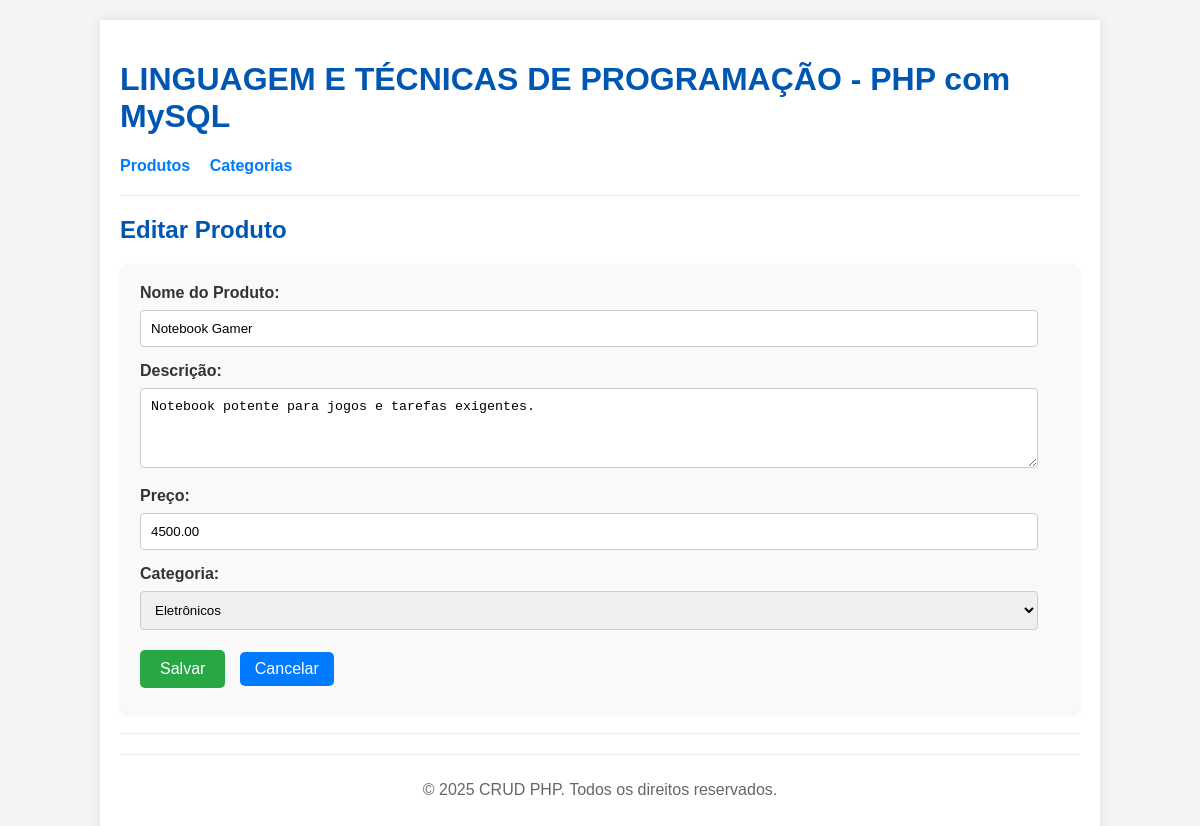
The app's page /public/index.php?page=produtos&action=edit&id=4 with its own data.
### tables this page shows
CREATE TABLE IF NOT EXISTS `produtos` (
    `id` INT(11) NOT NULL AUTO_INCREMENT,
    `nome` VARCHAR(255) NOT NULL,
    `descricao` TEXT,
    `preco` DECIMAL(10, 2) NOT NULL,
    `categoria_id` INT(11) NOT NULL,
    PRIMARY KEY (`id`),
    FOREIGN KEY (`categoria_id`) REFERENCES `categorias`(`id`) ON DELETE CASCADE
);

### controllers/ProdutoController.php (called while the page is built, shortened)
<?php
include_once '../config/database.php';
include_once '../models/Produto.php';
include_once '../models/Categoria.php';
class ProdutoController {
    private $produto;
    private $categoria;
    public function __construct() {
        $database = new Database();
        $this->conn = $database->getConnection();
        $this->produto = new Produto($this->conn);
        $this->categoria = new Categoria($this->conn);
    }
    public function readOne($id) {
        $this->produto->id = $id;
        $this->produto->readOne();
        return $this->produto;
    }
    public function getCategorias() {
        $stmt = $this->categoria->read();
        return $stmt;
    }
}
?>

### config/database.php (called while the page is built, shortened)
<?php
class Database {
    private $host = "localhost";
    private $db_name = "crud_db";
    private $username = "root";
    private $password = "";
    public function getConnection(){
        $this->conn = null;
        try{
            $this->conn = new PDO("mysql:host=" . $this->host . ";dbname=" . $this->db_name, $this->username, $this->password);
            $this->conn->exec("set names utf8");
        }catch(PDOException $exception){
            echo "Erro de conexão: " . $exception->getMessage();
        }
        return $this->conn;
    }
}
?>

### models/Produto.php (called while the page is built, shortened)
<?php
class Produto {
    private $conn;
    private $table_name = "produtos";
    public $id;
    public function __construct($db){
        $this->conn = $db;
    }
    function readOne(){
        $query = "SELECT
                    c.nome as categoria_nome, p.id, p.nome, p.descricao, p.preco, p.categoria_id
                FROM
                    " . $this->table_name . " p
                    LEFT JOIN
                        categorias c
                            ON p.categoria_id = c.id
                WHERE
                    p.id = ?
                LIMIT
                    0,1";
        $stmt = $this->conn->prepare( $query );
        $stmt->bindParam(1, $this->id);
        $stmt->execute();
        $row = $stmt->fetch(PDO::FETCH_ASSOC);
        $this->nome = $row["nome"];
        $this->descricao = $row["descricao"];
        $this->preco = $row["preco"];
        $this->categoria_id = $row["categoria_id"];
    }
}
?>

### models/Categoria.php (called while the page is built, shortened)
<?php
class Categoria {
    private $conn;
    private $table_name = "categorias";
    public function __construct($db){
        $this->conn = $db;
    }
    function read(){
        $query = "SELECT id, nome FROM " . $this->table_name . " ORDER BY nome";
        $stmt = $this->conn->prepare($query);
        $stmt->execute();
        return $stmt;
    }
}
?>

### views/produtos/edit_prod.php (the view, shortened to what this page needs)
<?php
include_once __DIR__ .
'/../../controllers/ProdutoController.php';
$controller = new ProdutoController();
$id = isset($_GET['id']) ? $_GET['id'] : die('ID do produto não fornecido.');
$produto = $controller->readOne($id);
$categorias_stmt = $controller->getCategorias();
include __DIR__ .
'/../../views/includes/header.php';
?>
<h2>Editar Produto</h2>
<form action="/crud_php/public/index.php?page=produtos&action=edit&id=<?php echo $id; ?>" method="POST">
    <label for="nome">Nome do Produto:</label>
    <input type="text" id="nome" name="nome" value="<?php echo htmlspecialchars($produto->nome, ENT_QUOTES); ?>" required>
    <label for="descricao">Descrição:</label>
    <textarea id="descricao" name="descricao"><?php echo htmlspecialchars($produto->descricao, ENT_QUOTES); ?></textarea>
    <label for="preco">Preço:</label>
    <input type="number" id="preco" name="preco" step="0.01" value="<?php echo htmlspecialchars($produto->preco, ENT_QUOTES); ?>" required>
    <label for="categoria_id">Categoria:</label>
    <select id="categoria_id" name="categoria_id" required>
        <?php
        while ($categoria = $categorias_stmt->fetch(PDO::FETCH_ASSOC)) {
            $selected = ($categoria['id'] == $produto->categoria_id) ? 'selected' : '';
            echo "<option value=\"" . $categoria['id'] . "\" {$selected}>" . $categoria['nome'] . "</option>";
        }
        ?>
    </select>
    <button type="submit" class="button">Salvar</button>
    <a href="/crud_php/public/index.php?page=produtos" class="button">Cancelar</a>
</form>
<?php include __DIR__ .
'/../../views/includes/footer.php'; ?>

### public/css/style.css (style rules this page uses)
body { font-family: Arial, sans-serif; margin: 0; padding: 0; background-color: #f4f4f4; color: #333; }
h1, h2 { color: #0056b3; }
.button { display: inline-block; padding: 8px 15px; margin: 5px 0; background-color: #007bff; color: white; text-decoration: none; border-radius: 5px; border: none; cursor: pointer; }
form { margin-top: 20px; background-color: #f9f9f9; padding: 20px; border-radius: 8px; box-shadow: 0 2px 4px rgba(0, 0, 0, 0.05); }
form label { display: block; margin-bottom: 8px; font-weight: bold; }
form input[type="text"], form input[type="number"], form textarea, form select { width: calc(100% - 22px); padding: 10px; margin-bottom: 15px; border: 1px solid #ccc; border-radius: 4px; box-sizing: border-box; }
form textarea { resize: vertical; min-height: 80px; }
form button[type="submit"] { background-color: #28a745; color: white; padding: 10px 20px; border: none; border-radius: 5px; cursor: pointer; font-size: 16px; margin-right: 10px; }

### records on screen
produtos: nome "Notebook Gamer", descricao "Notebook potente para jogos e tarefas exigentes.", preco "4500.00"

### other values on screen
form field categoria_id "Eletrônicos"
